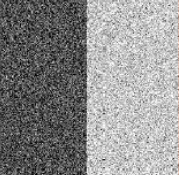
#> input picture resources/harris_1.png, 179 x 175 px
$ jupyter execute 5_FeatureDetection.ipynb   (older library calls are emulated)
#> lines starting #> are read from the running program, lines starting #| are printed output that depends on the picture; after the words box and inside, x2 and y2 are one past the last pixel; in counts of white or black regions, pixels touching at a corner belong together
[cell 1]
import cv2
import numpy as np
import matplotlib.pyplot as plt

## Features Tracking and Detection
Features are specific patterns in an image which are unique, can be easily tracked and compared. Corners are usually the best features as they are the regions with large variation in intensity in all directions. They are intutively junctions of contours.

Useful in some vision tasks like stereo and motion estimation, where it's required to find corresponding features across two or more views.

### Harris Corner Detection
Difference in intensity for a displacement of 'x' in x-direction and 'y' in y-direction, in all directions, is given by
$$E(x, y) = \sum_{u}\sum_{v} w(u, v) * [I(u + x, v + y) - I(u, v)]^2$$
- w(u, v) is window function (rectangular or gaussian window which gives weights to pixels underneath, its used for the convolution).
- I(u, v) is intensity of pixel located at coordinate (x, y)

E(u, v) is maximized to detect corners.
$$\text{Let }I_{x}\text{ and }I_{y}\text{ be the partial derivatives of I, I(u + x, v + y) can be approximated using taylor series}$$
$$I(u + x, v + y) \approx I(u, v) + I_{x}(u, v)*x + I_{y}(u, v)*y$$
$$E(x, y) \approx \sum_{u}\sum_{v} w(u, v) * [I_{x}(u, v)*x + I_{y}(u, v)*y]^2$$
Representing the above equation in matrix form
$$E(x, y) \approx \begin{bmatrix}x & y\end{bmatrix} * M\begin{bmatrix}x\\y\end{bmatrix}$$
$$M = \sum_{u, v} w(u, v) * \begin{bmatrix}I_{x}^2 & I_{x}I_{y}\\I_{x}I_{y} & I_{y}^2\end{bmatrix}$$
$$\text{M will have 2 eigen values }\lambda_{1}\text{ and }\lambda_{2}$$

[cell 2]
edge = cv2.imread("../resources/harris_1.png", cv2.IMREAD_GRAYSCALE)
#> edge: shape (175, 179); min 0, max 253, mean 140.1
edge_x = cv2.Sobel(edge, cv2.CV_64F, 1, 0, ksize=5)
edge_y = cv2.Sobel(edge, cv2.CV_64F, 0, 1, ksize=5)

flat = cv2.imread("../resources/harris_2.png", cv2.IMREAD_GRAYSCALE)
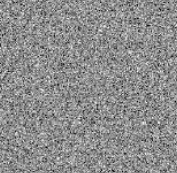
#> input picture resources/harris_2.png, 177 x 173 px
#> flat: shape (173, 177); min 4, max 253, mean 140.8
flat_x = cv2.Sobel(flat, cv2.CV_64F, 1, 0, ksize=5)
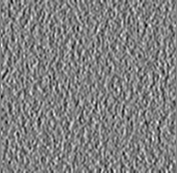
#> flat_x: shape (173, 177) float64; min -4484, max 4367, mean 1.5; drawn with min black and max white
flat_y = cv2.Sobel(flat, cv2.CV_64F, 0, 1, ksize=5)
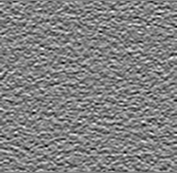
#> flat_y: shape (173, 177) float64; min -4326, max 4205, mean -1.4; drawn with min black and max white

corner = cv2.imread("../resources/harris_3.png", cv2.IMREAD_GRAYSCALE)
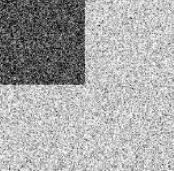
#> input picture resources/harris_3.png, 174 x 171 px
#> corner: shape (171, 174); min 0, max 254, mean 168.3
corner_x = cv2.Sobel(corner, cv2.CV_64F, 1, 0, ksize=5)
corner_y = cv2.Sobel(corner, cv2.CV_64F, 0, 1, ksize=5)

plt.subplot(3, 3, 1)
plt.imshow(edge, cmap='gray')
plt.subplot(3, 3, 2)
plt.imshow(edge_x, cmap='gray')
plt.subplot(3, 3, 3)
plt.imshow(edge_y, cmap='gray')

plt.subplot(3, 3, 4)
plt.imshow(flat, cmap='gray')
plt.subplot(3, 3, 5)
plt.imshow(flat_x, cmap='gray')
plt.subplot(3, 3, 6)
plt.imshow(flat_y, cmap='gray')

plt.subplot(3, 3, 7)
plt.imshow(corner, cmap='gray')
plt.subplot(3, 3, 8)
plt.imshow(corner_x, cmap='gray')
plt.subplot(3, 3, 9)
plt.imshow(corner_y, cmap='gray')

plt.show()

[cell 3]
fig = plt.figure()
fig.set_size_inches(18, 5)
fig.add_subplot(1, 3, 1)
plt.scatter(edge_x.flatten(), edge_y.flatten())
fig.add_subplot(1, 3, 2)
plt.scatter(flat_x.flatten(), flat_y.flatten())
fig.add_subplot(1, 3, 3)
plt.scatter(corner_x.flatten(), corner_y.flatten())
plt.show()

Fitting a confidence ellipse around the scatter plot for the above cases, we notice
1. For edge region,
$$\lambda_{1}>>\lambda_{2}\text{ or vice-versa}$$
2. For flat region,
$$\lambda_{1} \approx \lambda_{2}$$
3. For corner region,
$$\lambda_{1} \approx \lambda_{2}\text{ and the eigen values are comparatively larger than those for flat region}$$

Score equation to determine if a window contains a corner: <b>R = det(M) - k(trace(M))<sup>2</sup></b>
$$det(M) = \lambda_{1}\lambda_{2}$$
$$trace(M) = \lambda_{1} + \lambda_{2}$$
- R is small => flat region
- R < 0 => edge region
- R is large => corner region

Function: <b>cv2.cornerHarris(image, window_block_size, sobel_block_size, k)</b>

[cell 4]
image = cv2.imread("../resources/corner_test.jpg")
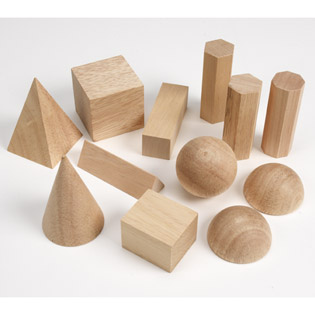
#> input picture resources/corner_test.jpg, 315 x 315 px
#> image is the input picture: shape (315, 315, 3); mean B, G, R 193.5, 206.6, 221.3
copy = image.copy()
gray = cv2.cvtColor(image, cv2.COLOR_BGR2GRAY)

fig = plt.figure()
fig.set_size_inches(10, 5)
fig.add_subplot(1, 2, 1)
plt.imshow(cv2.cvtColor(image, cv2.COLOR_BGR2RGB))

corner_regions = cv2.cornerHarris(gray, 3, 3, 0.04)
thresholded_region = corner_regions > 0.01 * corner_regions.max()
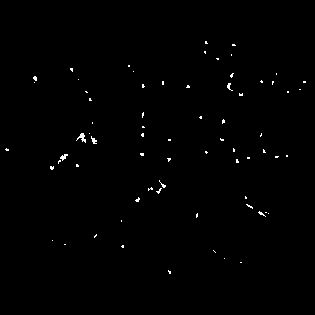
#> thresholded_region: shape (315, 315) bool; 0.56% white in thin lines or dots, all inside (x1, y1, x2, y2) = (5, 41, 306, 274)
# print "Corners: ", image[thresholded_region]
image[thresholded_region] = [0, 255, 0]
#> image: shape (315, 315, 3); 0.56% of pixels changed, all inside (x1, y1, x2, y2) = (5, 41, 306, 274)

fig.add_subplot(1, 2, 2)
plt.imshow(cv2.cvtColor(image, cv2.COLOR_BGR2RGB))
plt.show()
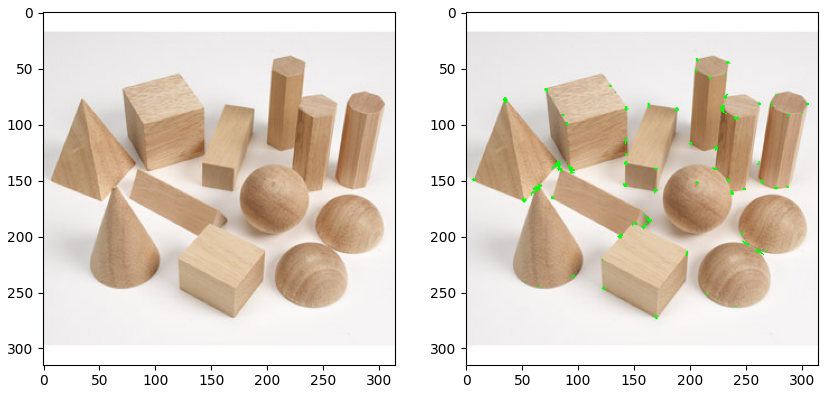
#> figure drawn by matplotlib, 2 panels

### Refined Corners
Function: <b>cv2.cornerSubPixel(image, corners, winSize, zeroZone, criteria)</b>
- winSize: Half of side length of search window, (3, 3) => (3*2+11 3*2+1) => (7, 7)
- zeroZone: Half of size of dead region in middle of searc window
- criteria: Termination of the iterative process of corner refinement. Stopping parameters => maxCount and epsilon.

With a corner detection algorithm like the Harris corner detector, we end up with a corner like (56, 120). But, sometimes we want a more precise corner like (56.768, 120.1432).

[cell 5]
# Refined Corners
# Use of cv2.cornerSubPixel

corner_regions = cv2.dilate(corner_regions, None)
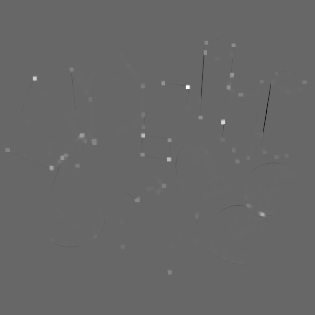
#> corner_regions: shape (315, 315) float32; min -0.000699, max 0.00102, mean 1.46e-06; drawn with min black and max white
refined_region = cv2.threshold(corner_regions, 0.001 * corner_regions.max(), 255, cv2.THRESH_BINARY)[1]
#> refined_region: shape (315, 315) float32; 5.5% white; 125 white regions (50 under 20 px), largest, box (x1, y1, x2, y2) and area: (45, 114, 88, 172) 494, (243, 190, 275, 220) 268, (68, 67, 90, 95) 187
refined_region = np.uint8(refined_region)

ret, labels, stats, centroids = cv2.connectedComponentsWithStats(refined_region)
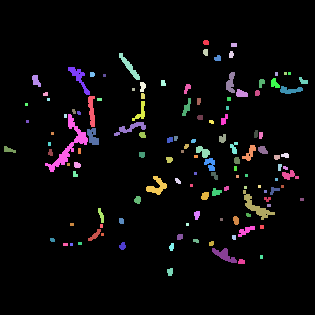
#> labels: shape (315, 315) int32; 126 distinct labels, from 0 to 125; one colour per label, 0 black
#> ret = 126; stats = 126 rows, first 6: [0, 0, 315, 315, 93720], [203, 40, 6, 5, 27], [231, 43, 6, 4, 24], [203, 49, 5, 7, 31], [229, 51, 5, 7, 29], [119, 53, 21, 27, 158]; centroids = 126 pairs, first value 8.56 to 302.9, second value 42.07 to 271.4

criteria = (cv2.TERM_CRITERIA_EPS + cv2.TERM_CRITERIA_MAX_ITER, 1000000, 0.0001)
corners = cv2.cornerSubPix(gray, np.float32(centroids), (3, 3), (-1, -1), criteria)
#> corners = 126 pairs, first value 6.59 to 304.6, second value 41.79 to 272.8

res = np.int0(np.hstack((centroids, corners)))
#> res = 126 rows, first 6: [156, 157, 158, 158], [205, 42, 205, 41], [233, 44, 233, 44], [205, 51, 203, 52], [230, 54, 232, 54], [129, 66, 129, 65]
copy[res[:, 1], res[:, 0]] = [255, 0, 0]
copy[res[:, 3], res[:, 2]] = [0, 255, 0]

plt.imshow(cv2.cvtColor(copy, cv2.COLOR_BGR2RGB))
plt.show()

### Shi-Tomasi Corner Detection
The Shi-Tomasi corner detector is based entirely on the Harris corner detector. However, one slight variation in "selection criteria" made this detector much better than the original. It works quite well where even the Harris corner detector fails.
$$Score (R) = min(\lambda_{1}, \lambda_{2})$$

- <font color="#00FF00">Corner Region</font> $$\text{Both }\lambda_{1}\text{ and }\lambda_{2}\text{ are greater than threshold value}$$
- <font color="#3311FF">Edge <font color="#808080">Region</font></font> $$\text{Either }\lambda_{1}\text{ or }\lambda_{2}\text{ is smaller than threshold value}$$
- <font color="#FF69B4">Flat Region</font>$$\text{Both }\lambda_{1}\text{ and }\lambda_{2}\text{ are less than threshold value}$$

[cell 6]
image = cv2.imread("../resources/corner_test.jpg")
gray = cv2.cvtColor(image, cv2.COLOR_BGR2GRAY)

# cv2.goodFeaturesToTrack(image, number of corners, quality, min euclidean distance)
tomasi_corners = np.int0(cv2.goodFeaturesToTrack(gray, 20, 0.05, 8))
#> tomasi_corners = 20 rows, first 8: [222, 122], [187, 87], [143, 135], [35, 78], [51, 167], [168, 158], [232, 74], [62, 157]
for corner in tomasi_corners:
    x, y = corner.ravel()
    cv2.circle(image, (x, y), 4, (0, 255, 0), 2)
#> this loop made 20 passes
#> (x, y) on passes 1 to 12: (222, 122), (187, 87), (143, 135), (35, 78), (51, 167), (168, 158), (232, 74), (62, 157), (228, 87), (81, 135), (142, 86), (163, 83)
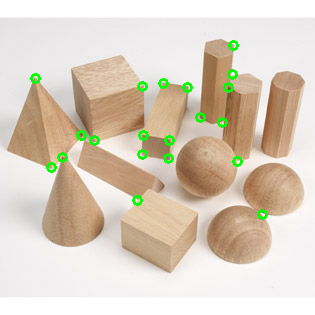
#> image: shape (315, 315, 3); 1.37% of pixels changed, all inside (x1, y1, x2, y2) = (30, 40, 268, 220)

fig = plt.figure()
fig.set_size_inches(5, 10)
fig.add_subplot(1, 1, 1)
plt.imshow(cv2.cvtColor(image, cv2.COLOR_BGR2RGB))
plt.show()
